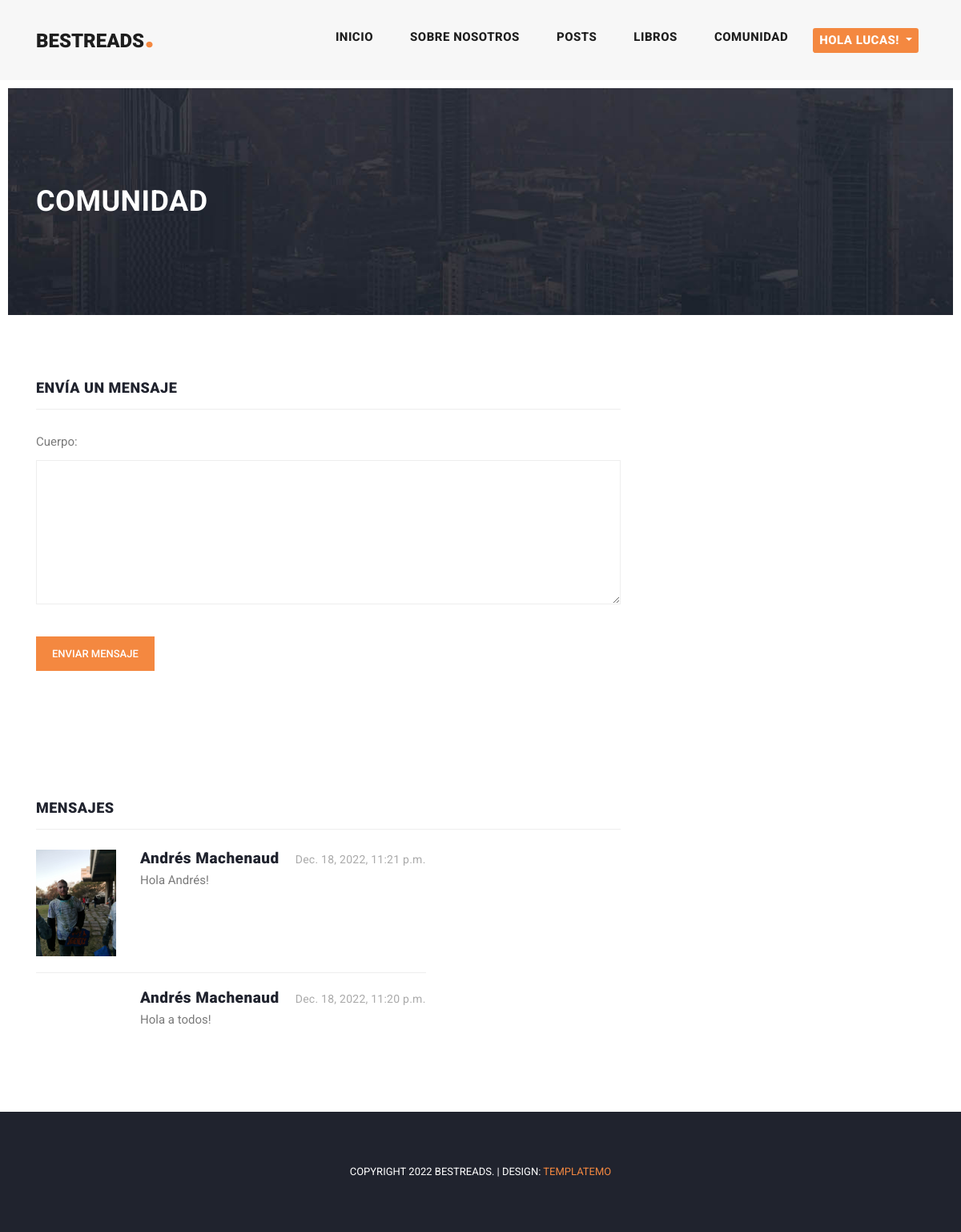
Screenshot of /messages/ (signed in) with the database file from the repository.
### AppBlog/models.py (models this page shows, shortened)
class Mensaje(models.Model):
    autor = models.ForeignKey(Perfil, on_delete=models.CASCADE, null=False, blank=False)
    cuerpo = models.TextField()
    fecha = models.DateTimeField(auto_now_add=True)
    def get_avatar(self):
        avatar=Avatar.objects.filter(user_id=self.autor.user_id)
        if avatar:
            return avatar[0].imagen.url
        else:
            return None

### AppLogin/models.py (models this page shows)
class Perfil(models.Model):
    user = models.OneToOneField(User, on_delete=models.CASCADE)
    descripcion = models.TextField(max_length=500, null=True,blank=True)
    link = models.CharField(null=True,max_length=100,blank=True)
    def __str__(self):
        return f"{self.user.first_name} {self.user.last_name}"

### AppBlog/views.py (the view, shortened to what this page needs)
# urls.py: path("messages/", comunidad, name="comunidad"),
def comunidad(request):
    if not request.user.is_authenticated:
        return redirect("login")
    errores=""
    mensajes = Mensaje.objects.filter().order_by("-fecha")
    query = list()
    miFormulario = MensajeFormulario()
    for mensaje in mensajes:
        avatar=mensaje.get_avatar()
        if avatar:
            query.append((mensaje,avatar))
        else:
            query.append((mensaje,""))
    contexto = {"listado_mensajes": query, "formulario": miFormulario, "errores": errores}
    return render(request, "AppBlog/comunidad.html", contexto)

### AppBlog/forms.py
class MensajeFormulario(ModelForm):
    class Meta:
        model = Mensaje
        fields = (
            'cuerpo',
        )

### AppBlog/templates/AppBlog/comunidad.html (shortened to what this page needs)
{% extends 'AppBlog/base.html' %}
{% load static %}
{% block contenidoQueCambia %}
      <div class="heading-page header-text">
        <section class="page-heading">
          <div class="container">
            <div class="row">
              <div class="col-lg-12">
                <div class="text-content">
                  <h2>Comunidad</h2>
                </div>
              </div>
            </div>
          </div>
        </section>
      </div>
      <section class="contact-us">
        <div class="container">
          <div class="row">
            <div class="col-lg-12">
              <div class="down-contact">
                <div class="row">
                  <div class="col-lg-8">
                    <div class="sidebar-item contact-form">
                      <div class="sidebar-heading">
                        <h2>Envía un mensaje</h2>
                      </div>
                      <div class="content">
                        <form method="post" enctype="multipart/form-data">
                            {{formulario.as_p}}
                            <input type="submit" value="Enviar mensaje">
                        </form>
                      </div>
                    </div>
                  </div>
                </div>
              </div>
            </div>
          </div>
        </div>
      </section>
      <section class="blog-posts grid-system">
        <div class="container">
          <div class="row">
            <div class="col-lg-8">
              <div class="all-blog-posts">
                <div class="row">
                  <div class="col-lg-12">
                    <div class="sidebar-item comments">
                        <div class="sidebar-heading">
                        <h2>Mensajes</h2>
                        </div>
                        <div class="content">
                        <ul>
                            {%for mensaje,avatar in listado_mensajes %}
                            <li>
                            <div class="author-thumb">
                                <img src="{{avatar}}" alt="">
                            </div>
                            <div class="right-content">
                                <h4>{{mensaje.autor}}<span>{{mensaje.fecha}}</span></h4>
                                <p>{{mensaje.cuerpo}}</p>
                            </div>
                            </li>
                            {%endfor %}
                          </ul>
                        </div>
                      </div>
                    </div>
                  </div>
              </div>
            </div>
          </div>
        </div>
    </section>
{% endblock %}

### AppBlog/templates/AppBlog/base.html (shortened to what this page needs)
<!DOCTYPE html>
<html lang="en">
{% load static %}
  <head>
    <link href="{% static 'AppBlog/vendor/bootstrap/css/bootstrap.min.css' %}" rel="stylesheet"/>
    <link rel="stylesheet" href="{% static 'AppBlog\assets\css\fontawesome.css' %}"/>
    <link rel="stylesheet" href="{% static 'AppBlog\assets\css\templatemo-stand-blog.css' %}"/>
    <link rel="stylesheet" href="{% static 'AppBlog\assets\css\owl.css' %}"/>
  </head>
  <body>
    <header class="">
      <nav class="navbar navbar-expand-lg">
        <div class="container">
          <a class="navbar-brand" href="{% url 'inicio' %}"><h2>Bestreads<em>.</em></h2></a>
          <div class="collapse navbar-collapse" id="navbarResponsive">
            <ul class="navbar-nav ml-auto">
              <li class="nav-item">
                <a class="nav-link" href="{% url 'inicio' %}">Inicio
                </a>
              </li>
              <li class="nav-item">
                <a class="nav-link" href="{% url 'about' %}">Sobre nosotros</a>
              </li>
              <li class="nav-item">
                <a class="nav-link" href="{% url 'pages' %}">Posts</a>
              </li>
              <li class="nav-item">
                <a class="nav-link" href="{% url 'libros' %}">Libros</a>
              </li>
              <li class="nav-item">
                <a class="nav-link" href="{% url 'comunidad' %}">Comunidad</a>
              </li>
              {% if request.user.is_authenticated %}
                <div class="nav-link">
                  <div class="btn-group">
                    <button class="btn btn-default btn-sm dropdown-toggle" style="color:#fff; background-color:#f48840"
                            type="button" data-toggle="dropdown">
                            Hola {{user.username}}!
                    </button>
                  </div>
                </div>
              {% endif %}
            </ul>
          </div>
        </div>
      </nav>
    </header>
    {% block contenidoQueCambia %}
    {% endblock %}
    <footer>
      <div class="container">
        <div class="row">
          <div class="col-lg-12">
            <div class="copyright-text">
              <p>Copyright 2022 Bestreads.
                 | Design: <a rel="nofollow" href="https://templatemo.com" target="_parent">TemplateMo</a></p>
            </div>
          </div>
        </div>
      </div>
    </footer>
  </body>
</html>

### AppBlog/static/AppBlog/assets/css/templatemo-stand-blog.css (style rules this page uses)
body { font-family: 'Roboto', sans-serif; overflow-x: hidden; text-rendering: optimizeLegibility; -webkit-font-smoothing: antialiased; -moz-osx-font-smoothing: grayscale; }
p { margin-bottom: 0px; font-size: 15px; font-weight: 400; color: #7a7a7a; line-height: 30px; }
a { text-decoration: none!important; }
ul { padding: 0; margin: 0; list-style: none; }
h1,h2,h3,h4,h5,h6 { margin: 0px; }
.heading-page { padding-top: 110px; }
.page-heading { margin: 0px 10px; padding: 120px 0px; text-align: left; background-position: center center; background-repeat: no-repeat; background-size: cover; background-image: url(../images/heading-bg.jpg); }
.page-heading .text-content h2 { color: #fff; font-size: 36px; font-weight: 700; text-transform: uppercase; letter-spacing: 0.5px; }
header { position: absolute; z-index: 99999; width: 100%; height: 100px; background-color: #f7f7f7; -webkit-transition: all 0.3s ease-in-out 0s; -moz-transition: all 0.3s ease-in-out 0s; -o-transition: all 0.3s ease-in-out 0s; transition: all 0.3s ease-in-out 0s; }
header .navbar { padding: 25px 0px; }
.navbar .navbar-brand { float: left; margin-top: -12px; outline: none; }
.navbar .navbar-brand h2 { color: #1e1e1e; text-transform: uppercase; font-size: 24px; font-weight: 900; -webkit-transition: all .3s ease 0s; -moz-transition: all .3s ease 0s; -o-transition: all .3s ease 0s; transition: all .3s ease 0s; }
.navbar .navbar-brand h2 em { font-size: 44px; font-style: normal; color: #f48840; }
#navbarResponsive { z-index: 999; }
.navbar-collapse { text-align: center; }
.navbar .navbar-nav .nav-item { margin: 0px 15px; }
.navbar .navbar-nav a.nav-link { text-transform: capitalize; font-size: 15px; font-weight: 800; text-transform: uppercase; letter-spacing: 0.5px; color: #1e1e1e; transition: all 0.3s; }
.blog-posts { margin-top: 100px; }
.blog-posts .sidebar-heading h2 { font-size: 18px; text-transform: uppercase; font-weight: 900; letter-spacing: 0.5px; color: #20232e; border-bottom: 1px solid #eee; padding-bottom: 15px; margin-bottom: 25px; }
.blog-posts .comments { margin-top: 30px; }
.blog-posts .comments ul li { display: inline-block; margin-bottom: 20px; padding-bottom: 20px; border-bottom: 1px solid #eee; }
.blog-posts .comments ul li:last-child { margin-bottom: 0px; padding-bottom: 0px; border-bottom: none; }
.blog-posts .comments ul li .author-thumb { display: inline; float: left; }
.blog-posts .comments ul li .author-thumb img { max-width: 100px; display: inline; }
.blog-posts .comments ul li .right-content { margin-left: 130px; }
.blog-posts .comments ul li .right-content h4 { color: #20232e; font-size: 19px; font-weight: 900; letter-spacing: 0.5px; }
.blog-posts .comments ul li .right-content h4 span { font-size: 14px; color: #aaa; font-weight: 400; letter-spacing: 0.25px; margin-left: 20px; }
footer { margin-top: 100px; text-align: center; background-color: #20232e; padding: 60px 0px; }
footer p { font-size: 13px; text-transform: uppercase; color: #fff; }
footer p a { color: #f48840; }
.contact-us .down-contact, .contact-us #map { margin-top: 80px; }
.contact-us .sidebar-heading h2 { font-size: 18px; text-transform: uppercase; font-weight: 900; letter-spacing: 0.5px; color: #20232e; border-bottom: 1px solid #eee; padding-bottom: 15px; margin-bottom: 25px; }
.contact-us .contact-form input { width: 100%; height: 46px; border: 1px solid #eee; font-size: 13px; text-transform: none; font-weight: 500; color: #7a7a7a; outline: none; padding: 0px 15px; margin-bottom: 30px; }
.contact-us .contact-form textarea { width: 100%; height: 46px; border: 1px solid #eee; font-size: 13px; text-transform: none; font-weight: 500; color: #7a7a7a; outline: none; padding: 10px 15px; margin-bottom: 30px; height: 180px; max-height: 220px; max-width: 100%; min-width: 160px; }
.contact-us .contact-form input::placeholder, .contact-us .contact-form textarea::placeholder { color: #aaa; }
.contact-us .contact-form input[type=submit] { display: inline-block; background-color: #f48840; color: #fff; font-size: 13px; font-weight: 500; padding: 12px 20px; text-transform: uppercase; transition: all .3s; border: none; outline: none; cursor: pointer; height: initial; width: initial; }

### AppBlog/templates/AppBlog/base.html (style rules this page uses)
button[class="btn btn-default btn-sm dropdown-toggle"] { cursor: pointer; background-color: #f48840; color: #fff; font-size: 15px; font-weight: 800; letter-spacing: 0.5px; text-transform: uppercase; border:none; transition: all 0.3s; display: inline-block; text-align: center; }

### rows the page displays
Mensaje: autor "Andrés Machenaud", fecha "Dec. 18, 2022, 11:21 p.m.", cuerpo "Hola Andrés!"
Mensaje: autor "Andrés Machenaud", fecha "Dec. 18, 2022, 11:20 p.m.", cuerpo "Hola a todos!"

### other values shown
{{ user.username }} "LUCAS"
